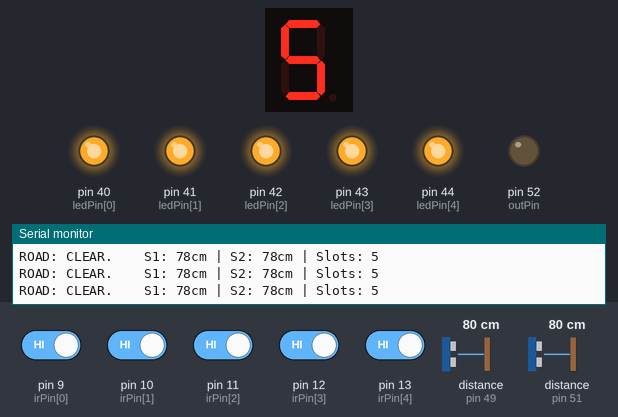
Bench run of a sketch on a simulated Arduino Mega 2560, built with avr-gcc and run on an emulated ATmega2560. Shown: 1-digit seven-segment display, output pins drawn as LEDs (lit = HIGH), the last lines printed to the serial monitor. Wiring (inferred from the names in the program): 2 × ultrasonic range finder: trigger pin 48, echo pin 49 / trigger pin 50, echo pin 51; 1-digit 7-segment display, segments lit when LOW: segments pin 2, pin 3, pin 4, pin 5, pin 6, pin 7, pin 8. Inputs (shaded band) come from the test bench; at power-on: pin 9 (irPin[0]), pin 10 (irPin[1]), pin 11 (irPin[2]), pin 12 (irPin[3]), pin 13 (irPin[4]) HIGH, distance to the obstacle (sensors on pin 49, pin 51) 80 cm. The echo pulse lasts 58.3 µs per cm; the segment pins are drawn as the display they are named for; pins used as bus, display or sensor lines are not drawn.

Above: at 1.2 s.
1.3 s: pin 9 (irPin[0]) driven LOW
At 2.5 s:
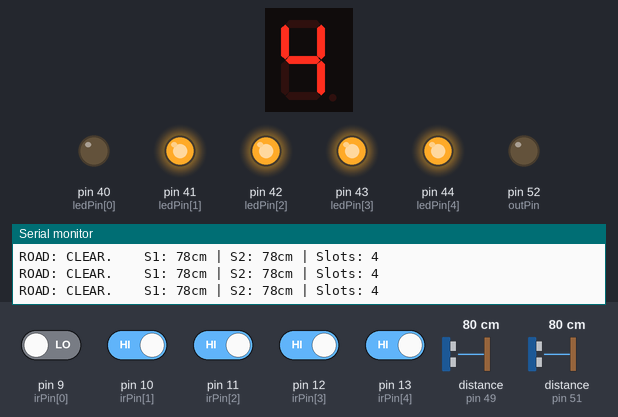
2.8 s: pin 10 (irPin[1]) driven LOW
At 4.1 s:
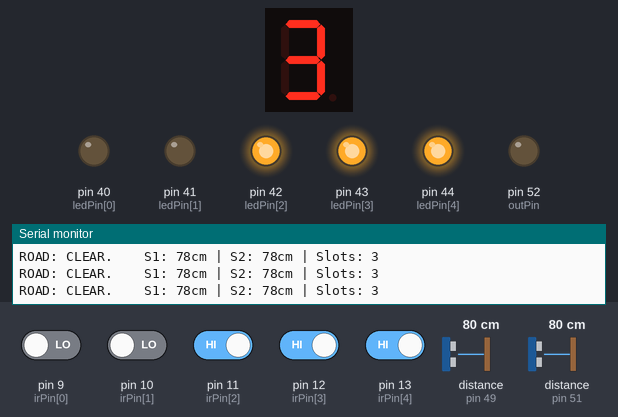
4.4 s: pin 11 (irPin[2]) driven LOW
At 5.5 s:
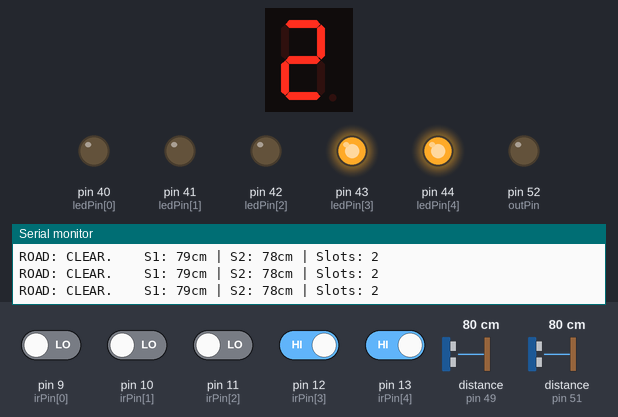
5.9 s: pin 12 (irPin[3]) driven LOW
At 7.1 s:
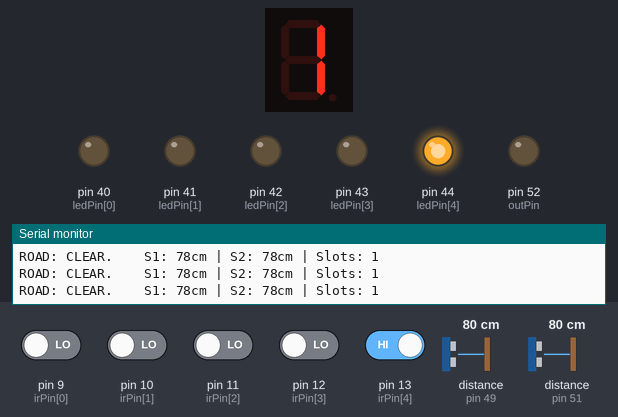
7.4 s: pin 13 (irPin[4]) driven LOW
At 8.7 s:
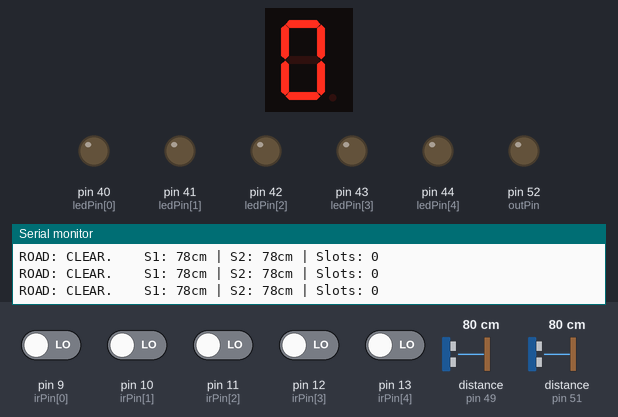
9.0 s: distance to the obstacle (sensor on pin 49) set to 47 cm
12.0 s: distance to the obstacle (sensor on pin 49) set to 39 cm
At 12.4 s:
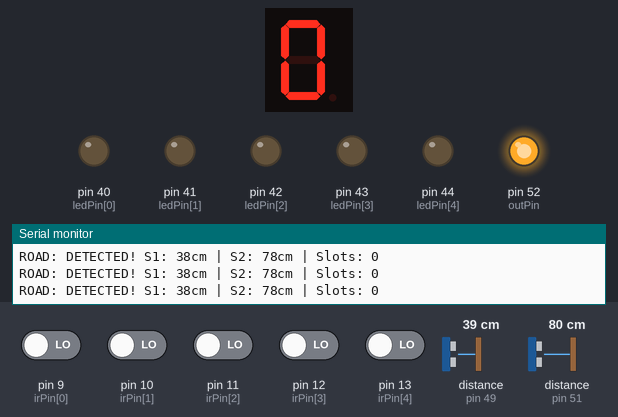
Timing chart, 0 to 14.5 s (numbered marks = the images above; inputs shaded):
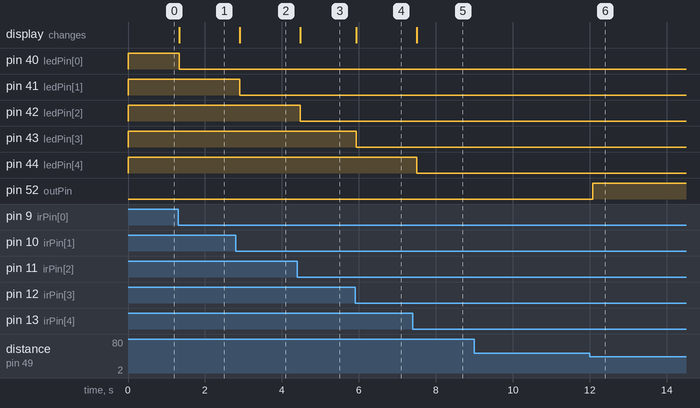

The sketch:

midterm_proj_code_final_revise.ino
```cpp
int irPin[] = {9, 10, 11, 12, 13};
int ledPin[] = {40, 41, 42, 43, 44};
int segPin[] = {2, 3, 4, 5, 6, 7, 8};

int roadPintrig[] = {48, 50};
int roadPinecho[] = {49, 51};
int outPin = 52;

int num[6][7] = {
  {0,0,0,0,0,0,1}, // 0
  {1,0,0,1,1,1,1}, // 1
  {0,0,1,0,0,1,0}, // 2
  {0,0,0,0,1,1,0}, // 3
  {1,0,0,1,1,0,0}, // 4
  {0,1,0,0,1,0,0}, // 5
};

void setup() {
  Serial.begin(9600);

  for(int i = 0; i < 7; i++){
    pinMode(segPin[i], OUTPUT);
  }

  for(int i = 0; i < 5; i++){
    pinMode(irPin[i], INPUT);
    pinMode(ledPin[i], OUTPUT);
  }

  for(int i = 0; i < 2; i++) {
    pinMode(roadPintrig[i], OUTPUT);
    pinMode(roadPinecho[i], INPUT);
  }
  pinMode(outPin, OUTPUT);
}

int getDistance(int trig, int echo) {
  digitalWrite(trig, LOW);
  delayMicroseconds(2);
  digitalWrite(trig, HIGH);
  delayMicroseconds(10);
  digitalWrite(trig, LOW);

  long duration = pulseIn(echo, HIGH, 30000);
  if (duration == 0) return 100;
  return duration * 0.034 / 2;
}

void updateDisplay(int count) {
  if (count < 0) count = 0;
  if (count > 5) count = 5;
  for (int i = 0; i < 7; i++) {
    digitalWrite(segPin[i], num[count][i]);
  }
}

void loop() {
  int availableSlots = 5;
  for (int i = 0; i < 5; i++) {
    if (digitalRead(irPin[i]) == LOW) {
      availableSlots--;
      digitalWrite(ledPin[i], LOW);
    } else {
      digitalWrite(ledPin[i], HIGH);
    }
  }
  updateDisplay(availableSlots);

  int dist1 = getDistance(roadPintrig[0], roadPinecho[0]);
  delay(10);
  int dist2 = getDistance(roadPintrig[1], roadPinecho[1]);

  if ((dist1 > 0 && dist1 <= 40) || (dist2 > 0 && dist2 <= 15)) {
    digitalWrite(outPin, HIGH);
    Serial.print("ROAD: DETECTED! ");
  } else {
    digitalWrite(outPin, LOW);
    Serial.print("ROAD: CLEAR.    ");
  }

  Serial.print("S1: "); Serial.print(dist1);
  Serial.print("cm | S2: "); Serial.print(dist2);
  Serial.print("cm | Slots: "); Serial.println(availableSlots);

  delay(100);
}
```

Measured:
- the behaviour switches between 42 and 41 cm on distance to the obstacle (sensor on pin 49) (found by bisection; images 5 and 6)
- after the input at 1.3 s, pin 40 (ledPin[0]): HIGH → LOW at once; the display: changes at once (image 1)
- after the input at 2.8 s, pin 41 (ledPin[1]): HIGH → LOW after 0.11 s; the display: changes after 0.11 s (image 2)
- after the input at 4.4 s, pin 42 (ledPin[2]): HIGH → LOW after 0.08 s; the display: changes after 0.08 s (image 3)
- after the input at 5.9 s, pin 43 (ledPin[3]): HIGH → LOW at once; the display: changes at once (image 4)
- after the input at 7.4 s, pin 44 (ledPin[4]): HIGH → LOW after 0.11 s; the display: changes after 0.11 s (image 5)
- after the input at 12.0 s, pin 52 (outPin): LOW → HIGH after 0.08 s
